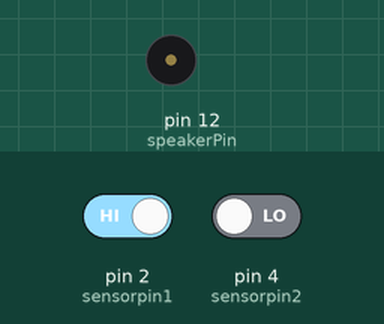
The sketch below on a simulated Arduino Uno, built with avr-gcc and run on an emulated ATmega328P. On the bench: buzzer (waves = sounding, pin HIGH). Inputs (shaded band) come from the test bench; at power-on: pin 2 (sensorpin1) HIGH, pin 4 (sensorpin2) LOW.

Above: at 2.8 s.
2.9 s: pin 2 (sensorpin1) driven LOW
At 3.55 s:
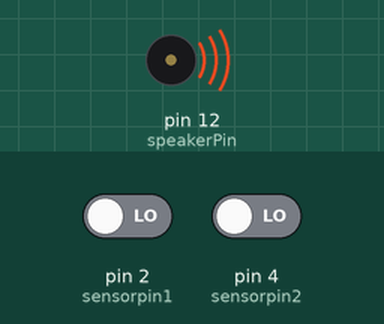
5.9 s: pin 2 (sensorpin1) driven HIGH
At 8.6 s:
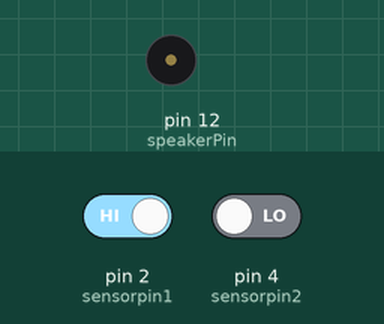
8.9 s: pin 4 (sensorpin2) driven HIGH
At 9.55 s:
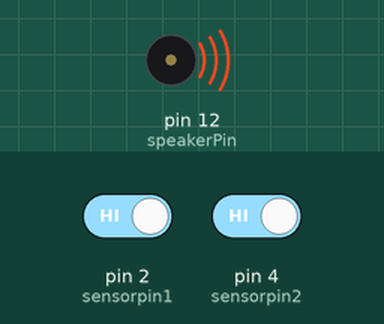
Timing chart, 0 to 12.3 s (numbered marks = the images above; inputs shaded):
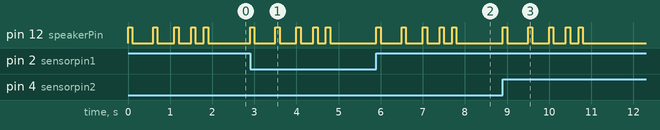

The sketch:

Noisy_Cricket_Expansion2.ino
```cpp
const int speakerPin=12;
const int sensorpin1=2;
const int sensorpin2=4;

const int highChirp=20;
const int lowChirp=14;

const int chirpCycle=70;
const int chirpPause=8;
const int numChirps=10;
const int midChirp=150;
const int skittish=5000;

int state1;
int laststate1;

int state2;
int laststate2;

void setup() {
  pinMode(speakerPin, OUTPUT);
  pinMode(sensorpin1, INPUT);
  pinMode(sensorpin2, INPUT);
}

void loop() {
  state1=digitalRead(sensorpin1);
  state2=digitalRead(sensorpin2);
  if (state1!=laststate1 || state2!=laststate2){
    digitalWrite(speakerPin, HIGH);
    delay(100);
    digitalWrite(speakerPin, LOW);
    delay(500);
    digitalWrite(speakerPin, HIGH);
    delay(100);
    digitalWrite(speakerPin, LOW);
    delay(400);
    digitalWrite(speakerPin, HIGH);
    delay(100);
    digitalWrite(speakerPin, LOW);
    delay(300);
    digitalWrite(speakerPin, HIGH);
    delay(100);
    digitalWrite(speakerPin, LOW);
    delay(200);
    digitalWrite(speakerPin, HIGH);
    delay(100);
    digitalWrite(speakerPin, LOW);
    delay(100);
  }
  laststate1=state1;
  laststate2=state2;
}
```

Measured:
- after the input at 2.9 s, pin 12 (speakerPin): LOW → HIGH at once, → LOW 0.10 s later, → HIGH 0.50 s later, → LOW 0.10 s later, … (10 changes in this stretch)
- after the input at 5.9 s, pin 12 (speakerPin): LOW → HIGH at once, → LOW 0.10 s later, → HIGH 0.50 s later, → LOW 0.10 s later, … (10 changes in this stretch)
- after the input at 8.9 s, pin 12 (speakerPin): LOW → HIGH at once, → LOW 0.10 s later, → HIGH 0.50 s later, → LOW 0.10 s later, … (10 changes in this stretch)
